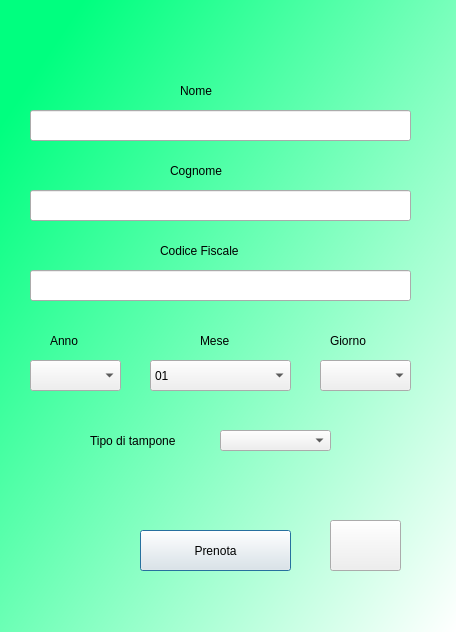
<?xml version="1.0" encoding="UTF-8"?>
<ui version="4.0">
 <class>AppuntamentiModulo</class>
 <widget class="QDialog" name="AppuntamentiModulo">
  <property name="geometry">
   <rect>
    <x>0</x>
    <y>0</y>
    <width>456</width>
    <height>632</height>
   </rect>
  </property>
  <property name="windowTitle">
   <string>Dialog</string>
  </property>
  <property name="styleSheet">
   <string notr="true">QWidget#AppuntamentiModulo{
background-color:qlineargradient(spread:pad, x1:0.058, y1:0.136364, x2:1, y2:1, stop:0 rgba(0, 255, 127, 255), stop:1 rgba(255, 255, 255, 255));}</string>
  </property>
  <widget class="QLineEdit" name="nomeLe">
   <property name="geometry">
    <rect>
     <x>30</x>
     <y>110</y>
     <width>381</width>
     <height>31</height>
    </rect>
   </property>
  </widget>
  <widget class="QLabel" name="label">
   <property name="geometry">
    <rect>
     <x>180</x>
     <y>70</y>
     <width>71</width>
     <height>41</height>
    </rect>
   </property>
   <property name="styleSheet">
    <string notr="true">font: 10pt &quot;MS Shell Dlg 2&quot;;</string>
   </property>
   <property name="text">
    <string>Nome</string>
   </property>
  </widget>
  <widget class="QLineEdit" name="cognomeLe">
   <property name="geometry">
    <rect>
     <x>30</x>
     <y>190</y>
     <width>381</width>
     <height>31</height>
    </rect>
   </property>
  </widget>
  <widget class="QLabel" name="label_2">
   <property name="geometry">
    <rect>
     <x>170</x>
     <y>150</y>
     <width>71</width>
     <height>41</height>
    </rect>
   </property>
   <property name="styleSheet">
    <string notr="true">font: 10pt &quot;MS Shell Dlg 2&quot;;</string>
   </property>
   <property name="text">
    <string>Cognome</string>
   </property>
  </widget>
  <widget class="QLabel" name="label_3">
   <property name="geometry">
    <rect>
     <x>50</x>
     <y>320</y>
     <width>71</width>
     <height>41</height>
    </rect>
   </property>
   <property name="styleSheet">
    <string notr="true">font: 10pt &quot;MS Shell Dlg 2&quot;;</string>
   </property>
   <property name="text">
    <string>Anno</string>
   </property>
  </widget>
  <widget class="QLabel" name="label_5">
   <property name="geometry">
    <rect>
     <x>200</x>
     <y>320</y>
     <width>71</width>
     <height>41</height>
    </rect>
   </property>
   <property name="styleSheet">
    <string notr="true">font: 10pt &quot;MS Shell Dlg 2&quot;;</string>
   </property>
   <property name="text">
    <string>Mese</string>
   </property>
  </widget>
  <widget class="QLabel" name="label_6">
   <property name="geometry">
    <rect>
     <x>330</x>
     <y>320</y>
     <width>71</width>
     <height>41</height>
    </rect>
   </property>
   <property name="styleSheet">
    <string notr="true">font: 10pt &quot;MS Shell Dlg 2&quot;;</string>
   </property>
   <property name="text">
    <string>Giorno</string>
   </property>
  </widget>
  <widget class="QComboBox" name="meseCombo">
   <property name="geometry">
    <rect>
     <x>150</x>
     <y>360</y>
     <width>141</width>
     <height>31</height>
    </rect>
   </property>
   <item>
    <property name="text">
     <string>01</string>
    </property>
   </item>
   <item>
    <property name="text">
     <string>02</string>
    </property>
   </item>
   <item>
    <property name="text">
     <string>03</string>
    </property>
   </item>
   <item>
    <property name="text">
     <string>04</string>
    </property>
   </item>
   <item>
    <property name="text">
     <string>05</string>
    </property>
   </item>
   <item>
    <property name="text">
     <string>06</string>
    </property>
   </item>
   <item>
    <property name="text">
     <string>07</string>
    </property>
   </item>
   <item>
    <property name="text">
     <string>08</string>
    </property>
   </item>
   <item>
    <property name="text">
     <string>09</string>
    </property>
   </item>
   <item>
    <property name="text">
     <string>10</string>
    </property>
   </item>
   <item>
    <property name="text">
     <string>11</string>
    </property>
   </item>
   <item>
    <property name="text">
     <string>12</string>
    </property>
   </item>
  </widget>
  <widget class="QComboBox" name="giornoCombo">
   <property name="geometry">
    <rect>
     <x>320</x>
     <y>360</y>
     <width>91</width>
     <height>31</height>
    </rect>
   </property>
  </widget>
  <widget class="QComboBox" name="annoCombo">
   <property name="geometry">
    <rect>
     <x>30</x>
     <y>360</y>
     <width>91</width>
     <height>31</height>
    </rect>
   </property>
  </widget>
  <widget class="QLineEdit" name="cfLe">
   <property name="geometry">
    <rect>
     <x>30</x>
     <y>270</y>
     <width>381</width>
     <height>31</height>
    </rect>
   </property>
  </widget>
  <widget class="QLabel" name="label_4">
   <property name="geometry">
    <rect>
     <x>160</x>
     <y>230</y>
     <width>121</width>
     <height>41</height>
    </rect>
   </property>
   <property name="styleSheet">
    <string notr="true">font: 10pt &quot;MS Shell Dlg 2&quot;;</string>
   </property>
   <property name="text">
    <string>Codice Fiscale</string>
   </property>
  </widget>
  <widget class="QPushButton" name="inviaformBtn">
   <property name="geometry">
    <rect>
     <x>140</x>
     <y>530</y>
     <width>151</width>
     <height>41</height>
    </rect>
   </property>
   <property name="text">
    <string>Prenota</string>
   </property>
  </widget>
  <widget class="QComboBox" name="tamponeCombo">
   <property name="geometry">
    <rect>
     <x>220</x>
     <y>430</y>
     <width>111</width>
     <height>21</height>
    </rect>
   </property>
  </widget>
  <widget class="QLabel" name="label_7">
   <property name="geometry">
    <rect>
     <x>90</x>
     <y>420</y>
     <width>131</width>
     <height>41</height>
    </rect>
   </property>
   <property name="styleSheet">
    <string notr="true">font: 10pt &quot;MS Shell Dlg 2&quot;;</string>
   </property>
   <property name="text">
    <string>Tipo di tampone</string>
   </property>
  </widget>
  <widget class="QPushButton" name="backBtn">
   <property name="geometry">
    <rect>
     <x>330</x>
     <y>520</y>
     <width>71</width>
     <height>51</height>
    </rect>
   </property>
   <property name="cursor">
    <cursorShape>PointingHandCursor</cursorShape>
   </property>
   <property name="text">
    <string/>
   </property>
   <property name="icon">
    <iconset>
     <normaloff>img/back.png</normaloff>img/back.png</iconset>
   </property>
   <property name="iconSize">
    <size>
     <width>30</width>
     <height>30</height>
    </size>
   </property>
  </widget>
 </widget>
 <resources/>
 <connections/>
</ui>
